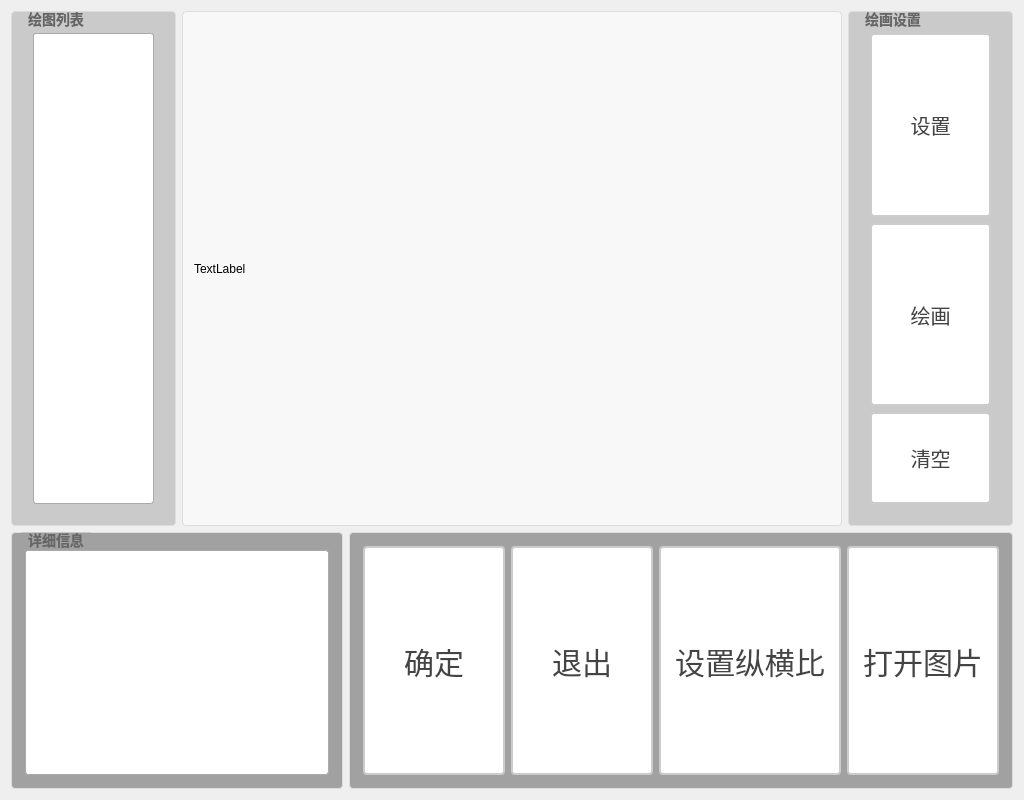
<?xml version="1.0" encoding="UTF-8"?>
<ui version="4.0">
 <class>PicturesPainterClass</class>
 <widget class="QDialog" name="PicturesPainterClass">
  <property name="geometry">
   <rect>
    <x>0</x>
    <y>0</y>
    <width>1024</width>
    <height>800</height>
   </rect>
  </property>
  <property name="windowTitle">
   <string>PicturesPainter</string>
  </property>
  <layout class="QGridLayout" name="gridLayout_5">
   <item row="0" column="0">
    <layout class="QVBoxLayout" name="verticalLayout_2" stretch="2,1">
     <item>
      <layout class="QHBoxLayout" name="horizontalLayout" stretch="1,4,1">
       <item>
        <widget class="QGroupBox" name="groupBox">
         <property name="styleSheet">
          <string notr="true">QGroupBox {
    border: 1px solid #DDD;
    border-radius: 4px;
    font: bold 14px;
    color: #666;
    background-color: rgb(202, 202, 202);
    padding: 10px; 
}

QGroupBox::title {
    subcontrol-origin: margin;
    subcontrol-position: top left;
    left: 10px;
    padding: 0 5px;
}</string>
         </property>
         <property name="title">
          <string>绘图列表</string>
         </property>
         <layout class="QGridLayout" name="gridLayout_2">
          <item row="0" column="0">
           <widget class="QListView" name="listView">
            <property name="styleSheet">
             <string notr="true">/* 基础列表视图 */
QListView {
    border: 1px solid #AAAAAA;
    border-radius: 3px;
    background: #FFFFFF;
    color: #444444;
    font-size: 20px;
    outline: 0; 
    padding: 2px;
}

/* 列表项通用样式 */
QListView::item {
    height: 28px;
    padding: 4px 8px;
    border-radius: 2px;
    margin: 1px 2px;
}

/* 悬停效果 */
QListView::item:hover {
    background: #F8F8F8;
    border: 1px solid #888888;
}

/* 选中状态 */
QListView::item:selected {
    background: #666666;
    color: #FFFFFF;
    border: 1px solid #555555;
}

/* 焦点状态 */
QListView::item:selected:active {
    background: qlineargradient(
        x1:0, y1:0, x2:0, y2:1,
        stop:0 #666666, 
        stop:1 #555555
    );
}

/* 禁用状态 */
QListView:disabled {
    border-color: #DDDDDD;
    color: #AAAAAA;
}

QListView::item:disabled {
    background: #F5F5F5;
    color: #AAAAAA;
}

/* 紧凑型变体 */
QListView.compact {
    font-size: 13px;
}

QListView.compact::item {
    height: 24px;
    padding: 2px 6px;
}

/* 滚动条样式 */
QScrollBar:vertical {
    width: 10px;
    background: #FFFFFF;
}

QScrollBar::handle:vertical {
    background: #CCCCCC;
    border-radius: 4px;
    min-height: 20px;
}

QScrollBar::handle:vertical:hover {
    background: #AAAAAA;
}

QScrollBar::add-line:vertical, 
QScrollBar::sub-line:vertical {
    height: 0px;
}

/* 强调型变体 */
QListView.emphasized::item:selected {
    background: #4A4A4A;
    border-color: #3A3A3A;
}

/* 交替行颜色 */
QListView::item:alternate {
    background: #FAFAFA;
}

/* 角部处理 */
QScrollBar #qt_scrollarea_corner {
    background: #FFFFFF;
}</string>
            </property>
           </widget>
          </item>
         </layout>
        </widget>
       </item>
       <item>
        <widget class="QGroupBox" name="groupBox_3">
         <property name="styleSheet">
          <string notr="true">QGroupBox {
    border: 1px solid #DDD;
    border-radius: 4px;
    font: bold 14px;
    color: #666;
    background-color: #F8F8F8;
}

QGroupBox::title {
    subcontrol-origin: margin;
    subcontrol-position: top left;
    left: 10px;
    padding: 0 5px;
}</string>
         </property>
         <property name="title">
          <string/>
         </property>
         <layout class="QGridLayout" name="gridLayout_3">
          <item row="0" column="0">
           <widget class="DrawLabel" name="label_imgDisplay">
            <property name="sizePolicy">
             <sizepolicy hsizetype="Preferred" vsizetype="Preferred">
              <horstretch>0</horstretch>
              <verstretch>0</verstretch>
             </sizepolicy>
            </property>
            <property name="text">
             <string>TextLabel</string>
            </property>
           </widget>
          </item>
         </layout>
        </widget>
       </item>
       <item>
        <widget class="QGroupBox" name="groupBox_2">
         <property name="sizePolicy">
          <sizepolicy hsizetype="Preferred" vsizetype="Preferred">
           <horstretch>0</horstretch>
           <verstretch>0</verstretch>
          </sizepolicy>
         </property>
         <property name="styleSheet">
          <string notr="true">QGroupBox {
    border: 1px solid #DDD;
    border-radius: 4px;
    font: bold 14px;
    color: #666;
    background-color: rgb(202, 202, 202);
    padding: 10px; 
}

QGroupBox::title {
    subcontrol-origin: margin;
    subcontrol-position: top left;
    left: 10px;
    padding: 0 5px;
}</string>
         </property>
         <property name="title">
          <string>绘画设置</string>
         </property>
         <layout class="QGridLayout" name="gridLayout">
          <item row="0" column="0">
           <layout class="QVBoxLayout" name="verticalLayout" stretch="2,2,1">
            <property name="sizeConstraint">
             <enum>QLayout::SizeConstraint::SetDefaultConstraint</enum>
            </property>
            <item>
             <widget class="QPushButton" name="btn_set">
              <property name="sizePolicy">
               <sizepolicy hsizetype="Minimum" vsizetype="Minimum">
                <horstretch>0</horstretch>
                <verstretch>0</verstretch>
               </sizepolicy>
              </property>
              <property name="styleSheet">
               <string notr="true">QPushButton {
    padding: 6px 14px;
    border: 2px solid #CCC;
    border-radius: 4px;
    background-color: white;
    color: #444;
    font-size: 20px; 
}

QPushButton:hover {
    border-color: #999;
    background-color: #F5F5F5;
}

QPushButton:pressed {
    border-color: #777;
    background-color: #EEE;
}</string>
              </property>
              <property name="text">
               <string>设置</string>
              </property>
             </widget>
            </item>
            <item>
             <widget class="QPushButton" name="btn_draw">
              <property name="sizePolicy">
               <sizepolicy hsizetype="Minimum" vsizetype="Minimum">
                <horstretch>0</horstretch>
                <verstretch>0</verstretch>
               </sizepolicy>
              </property>
              <property name="styleSheet">
               <string notr="true">QPushButton {
    padding: 6px 14px;
    border: 2px solid #CCC;
    border-radius: 4px;
    background-color: white;
    color: #444;
    font-size: 20px; 
}

QPushButton:hover {
    border-color: #999;
    background-color: #F5F5F5;
}

QPushButton:pressed {
    border-color: #777;
    background-color: #EEE;
}</string>
              </property>
              <property name="text">
               <string>绘画</string>
              </property>
             </widget>
            </item>
            <item>
             <widget class="QPushButton" name="btn_clear">
              <property name="sizePolicy">
               <sizepolicy hsizetype="Minimum" vsizetype="Minimum">
                <horstretch>0</horstretch>
                <verstretch>0</verstretch>
               </sizepolicy>
              </property>
              <property name="styleSheet">
               <string notr="true">QPushButton {
    padding: 6px 14px;
    border: 2px solid #CCC;
    border-radius: 4px;
    background-color: white;
    color: #444;
    font-size: 20px; 
}

QPushButton:hover {
    border-color: #999;
    background-color: #F5F5F5;
}

QPushButton:pressed {
    border-color: #777;
    background-color: #EEE;
}</string>
              </property>
              <property name="text">
               <string>清空</string>
              </property>
             </widget>
            </item>
           </layout>
          </item>
         </layout>
        </widget>
       </item>
      </layout>
     </item>
     <item>
      <layout class="QHBoxLayout" name="horizontalLayout_4" stretch="1,2">
       <item>
        <widget class="QGroupBox" name="groupBox_5">
         <property name="styleSheet">
          <string notr="true">QGroupBox {
    border: 1px solid #DDD;
    border-radius: 4px;
    font: bold 14px;
    color: #666;
    background-color: rgb(161, 161, 161);
    padding: 2px; 
}

QGroupBox::title {
    subcontrol-origin: margin;
    subcontrol-position: top left;
    left: 10px;
    padding: 0 5px;
}</string>
         </property>
         <property name="title">
          <string>详细信息</string>
         </property>
         <layout class="QGridLayout" name="gridLayout_4">
          <property name="topMargin">
           <number>15</number>
          </property>
          <item row="0" column="0">
           <widget class="QTableView" name="tableView">
            <property name="styleSheet">
             <string notr="true">/* 基础表格视图 */
QTableView {
    border: 1px solid #AAAAAA;
    border-radius: 3px;
    background: #FFFFFF;
    color: #444444;
    font-size: 14px;
    outline: 0;
    gridline-color: #EEEEEE;  /* 网格线颜色 */
    alternate-background-color: #FAFAFA;  /* 交替行背景 */
    selection-background-color: #666666;  /* 选中背景 */
    selection-color: #FFFFFF;  /* 选中文字 */
}

/* 表头系统 */
QHeaderView {
    background: #FFFFFF;
    border: none;
    border-bottom: 2px solid #DDDDDD;
}

QHeaderView::section {
    background: #F8F8F8;
    border: none;
    border-right: 1px solid #DDDDDD;
    padding: 8px 12px;
    color: #666666;
    font-weight: 500;
    qproperty-defaultAlignment: AlignLeft|AlignVCenter;
}

QHeaderView::section:last-child {
    border-right: none;
}

/* 排序指示器 */
QHeaderView::down-arrow {
    image: url(:/icons/sort_desc_gray.svg);
    margin-right: 4px;
}

QHeaderView::up-arrow {
    image: url(:/icons/sort_asc_gray.svg);
    margin-right: 4px;
}

/* 单元格样式 */
QTableView::item {
    padding: 6px 12px;
    border: 1px solid transparent;
    min-height: 32px;
}

/* 悬停效果 */
QTableView::item:hover {
    background: #F8F8F8;
    border-color: #888888;
}

/* 选中状态 */
QTableView::item:selected {
    border-color: #555555;
}

/* 焦点单元格 */
QTableView::item:focus {
    border: 1px solid #888888;
    background: #FFFFFF;
}

/* 禁用状态 */
QTableView:disabled {
    border-color: #DDDDDD;
    color: #AAAAAA;
}

QTableView::item:disabled {
    background: #F5F5F5;
    color: #AAAAAA;
}

/* 紧凑型变体 */
QTableView.compact {
    font-size: 13px;
    gridline-color: #F0F0F0;
}

QTableView.compact::item {
    min-height: 28px;
    padding: 4px 8px;
}

/* 编辑状态 */
QTableView::item:edit {
    border: 1px solid #888888;
    background: #FFFFFF;
}

/* 滚动条系统 */
QScrollBar:horizontal {
    height: 10px;
    background: #FFFFFF;
}

QScrollBar::handle:horizontal {
    background: #CCCCCC;
    border-radius: 4px;
    min-width: 20px;
}

/* 角部处理 */
QTableView QTableCornerButton::section {
    background: #F8F8F8;
    border-bottom: 2px solid #DDDDDD;
}</string>
            </property>
           </widget>
          </item>
         </layout>
        </widget>
       </item>
       <item>
        <widget class="QGroupBox" name="groupBox_4">
         <property name="styleSheet">
          <string notr="true">QGroupBox {
    border: 1px solid #DDD;
    border-radius: 4px;
    font: bold 14px;
    color: #666;
    background-color: rgb(161, 161, 161);
    padding: 2px; 
}

QGroupBox::title {
    subcontrol-origin: margin;
    subcontrol-position: top left;
    left: 10px;
    padding: 0 5px;
}</string>
         </property>
         <property name="title">
          <string/>
         </property>
         <layout class="QHBoxLayout" name="horizontalLayout_2">
          <item>
           <widget class="QPushButton" name="pbtn_ok">
            <property name="sizePolicy">
             <sizepolicy hsizetype="Minimum" vsizetype="Minimum">
              <horstretch>0</horstretch>
              <verstretch>0</verstretch>
             </sizepolicy>
            </property>
            <property name="styleSheet">
             <string notr="true">QPushButton {
    padding: 6px 14px;
    border: 2px solid #CCC;
    border-radius: 4px;
    background-color: white;
    color: #444;
    font-size: 30px; 
}

QPushButton:hover {
    border-color: #999;
    background-color: #F5F5F5;
}

QPushButton:pressed {
    border-color: #777;
    background-color: #EEE;
}</string>
            </property>
            <property name="text">
             <string>确定</string>
            </property>
           </widget>
          </item>
          <item>
           <widget class="QPushButton" name="pbtn_exit">
            <property name="sizePolicy">
             <sizepolicy hsizetype="Minimum" vsizetype="Minimum">
              <horstretch>0</horstretch>
              <verstretch>0</verstretch>
             </sizepolicy>
            </property>
            <property name="styleSheet">
             <string notr="true">QPushButton {
    padding: 6px 14px;
    border: 2px solid #CCC;
    border-radius: 4px;
    background-color: white;
    color: #444;
    font-size: 30px; 
}

QPushButton:hover {
    border-color: #999;
    background-color: #F5F5F5;
}

QPushButton:pressed {
    border-color: #777;
    background-color: #EEE;
}</string>
            </property>
            <property name="text">
             <string>退出</string>
            </property>
           </widget>
          </item>
          <item>
           <widget class="QPushButton" name="pbtn_setAspectRatio">
            <property name="sizePolicy">
             <sizepolicy hsizetype="Minimum" vsizetype="Minimum">
              <horstretch>0</horstretch>
              <verstretch>0</verstretch>
             </sizepolicy>
            </property>
            <property name="styleSheet">
             <string notr="true">QPushButton {
    padding: 6px 14px;
    border: 2px solid #CCC;
    border-radius: 4px;
    background-color: white;
    color: #444;
    font-size: 30px; 
}

QPushButton:hover {
    border-color: #999;
    background-color: #F5F5F5;
}

QPushButton:pressed {
    border-color: #777;
    background-color: #EEE;
}</string>
            </property>
            <property name="text">
             <string>设置纵横比</string>
            </property>
           </widget>
          </item>
          <item>
           <widget class="QPushButton" name="pbtn_openPicture">
            <property name="sizePolicy">
             <sizepolicy hsizetype="Minimum" vsizetype="Minimum">
              <horstretch>0</horstretch>
              <verstretch>0</verstretch>
             </sizepolicy>
            </property>
            <property name="styleSheet">
             <string notr="true">QPushButton {
    padding: 6px 14px;
    border: 2px solid #CCC;
    border-radius: 4px;
    background-color: white;
    color: #444;
    font-size: 30px; 
}

QPushButton:hover {
    border-color: #999;
    background-color: #F5F5F5;
}

QPushButton:pressed {
    border-color: #777;
    background-color: #EEE;
}</string>
            </property>
            <property name="text">
             <string>打开图片</string>
            </property>
           </widget>
          </item>
         </layout>
        </widget>
       </item>
      </layout>
     </item>
    </layout>
   </item>
  </layout>
 </widget>
 <layoutdefault spacing="6" margin="11"/>
 <customwidgets>
  <customwidget>
   <class>DrawLabel</class>
   <extends>QLabel</extends>
   <header>PicturesPainter.h</header>
  </customwidget>
 </customwidgets>
 <resources/>
 <connections/>
</ui>
